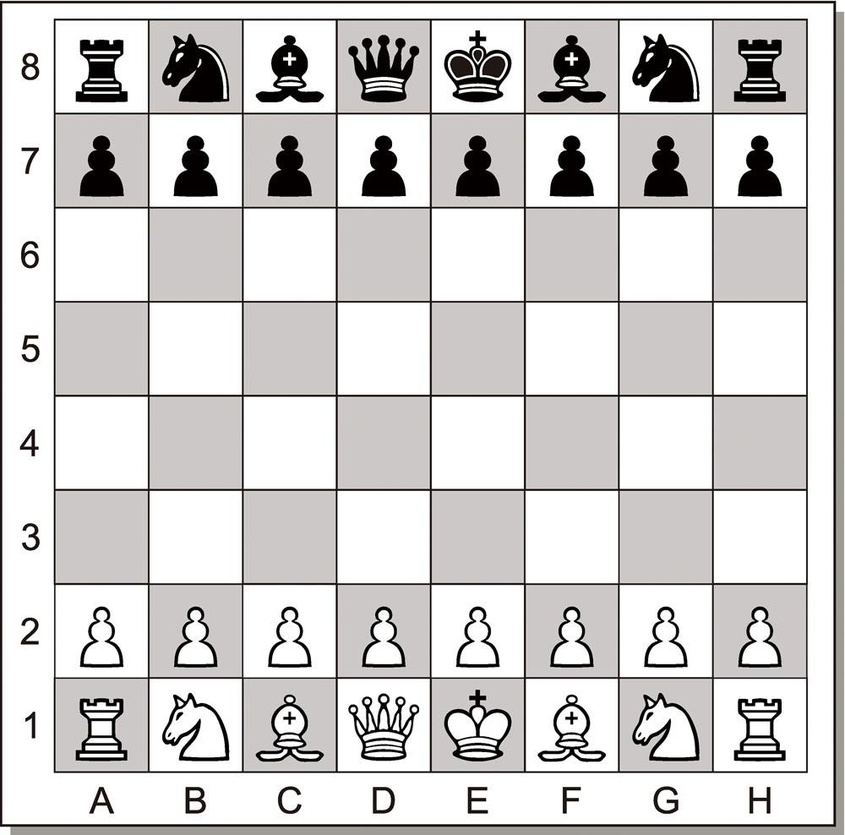
#> input picture 读书笔记《opencv3 计算机视觉 python语言实现》/第6章图像检索/1.jpeg, 845 x 835 px, shrunk from 1000 x 988 before the run
$ python 6.1.1_harris.py
#> lines starting #> are read from the running program, lines starting #| are printed output that depends on the picture; after the words box and inside, x2 and y2 are one past the last pixel; in counts of white or black regions, pixels touching at a corner belong together
import cv2
import numpy as np

# https://blog.csdn.net/newthinker_wei/article/details/45603583

img = cv2.imread('1.jpeg')
#> img is the input picture: shape (835, 845, 3); mean B, G, R 205.4, 206.1, 207.8
gray = cv2.cvtColor(img, cv2.COLOR_BGR2GRAY)
gray = np.float32(gray)

dst = cv2.cornerHarris(gray, 2, 23, 0.04)
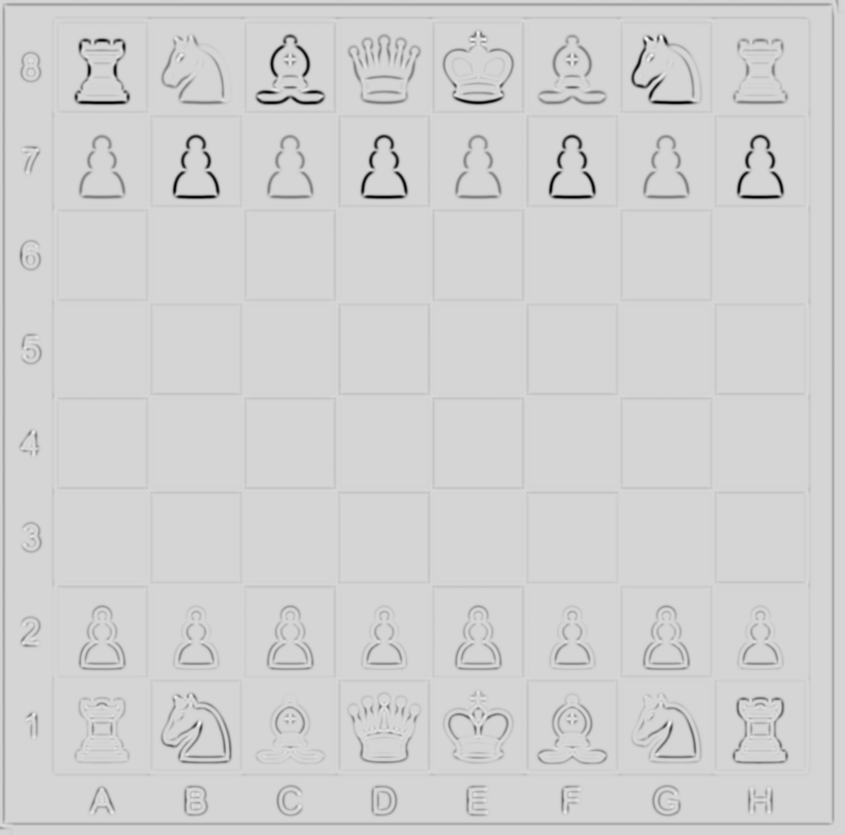
#> dst: shape (835, 845) float32; min -2.29e+30, max 4.49e+29, mean -4.2e+28; drawn with min black and max white

img[dst > 0.01 * dst.max()] = [0, 0, 255]
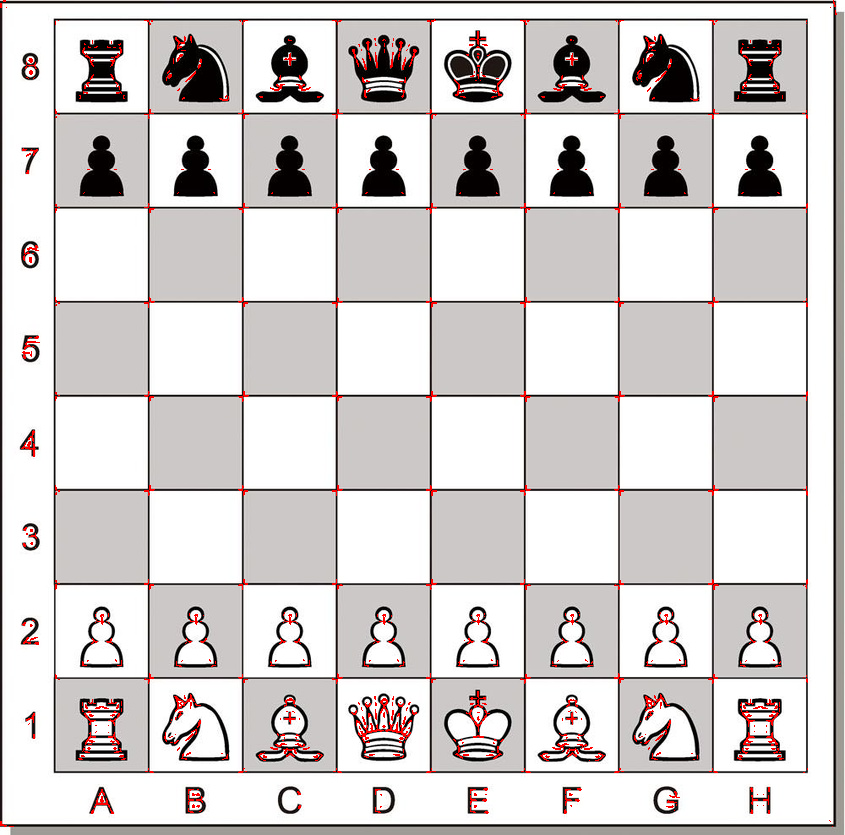
#> img: shape (835, 845, 3); 1.22% of pixels changed, all inside (x1, y1, x2, y2) = (0, 0, 837, 827)
while True:
    cv2.imshow('corners', img)
    if cv2.waitKey(0) & 0xff == ord("q"):
#> (key q is pressed here)
        break
cv2.destroyAllWindows()
